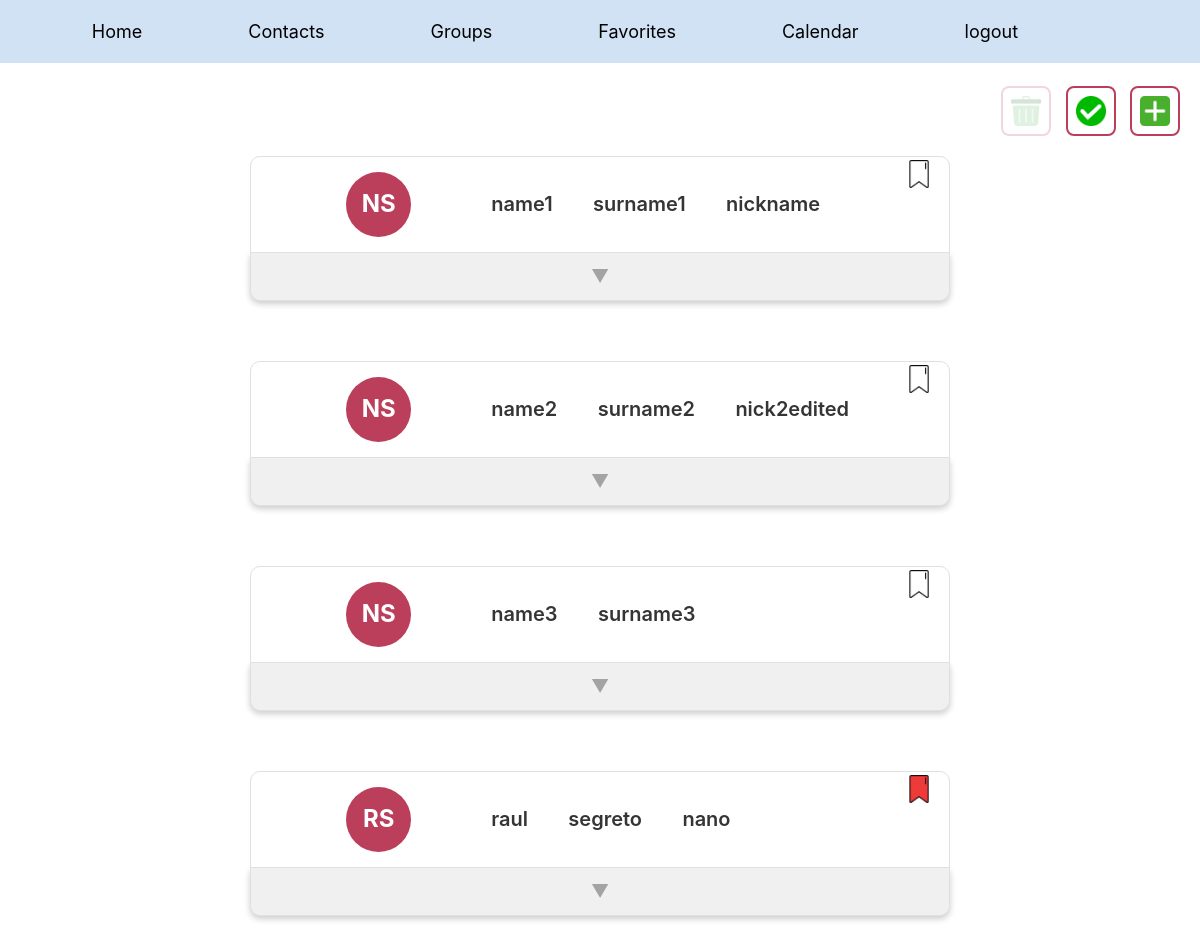
Page /contacts (signed in) on the earlier database version.
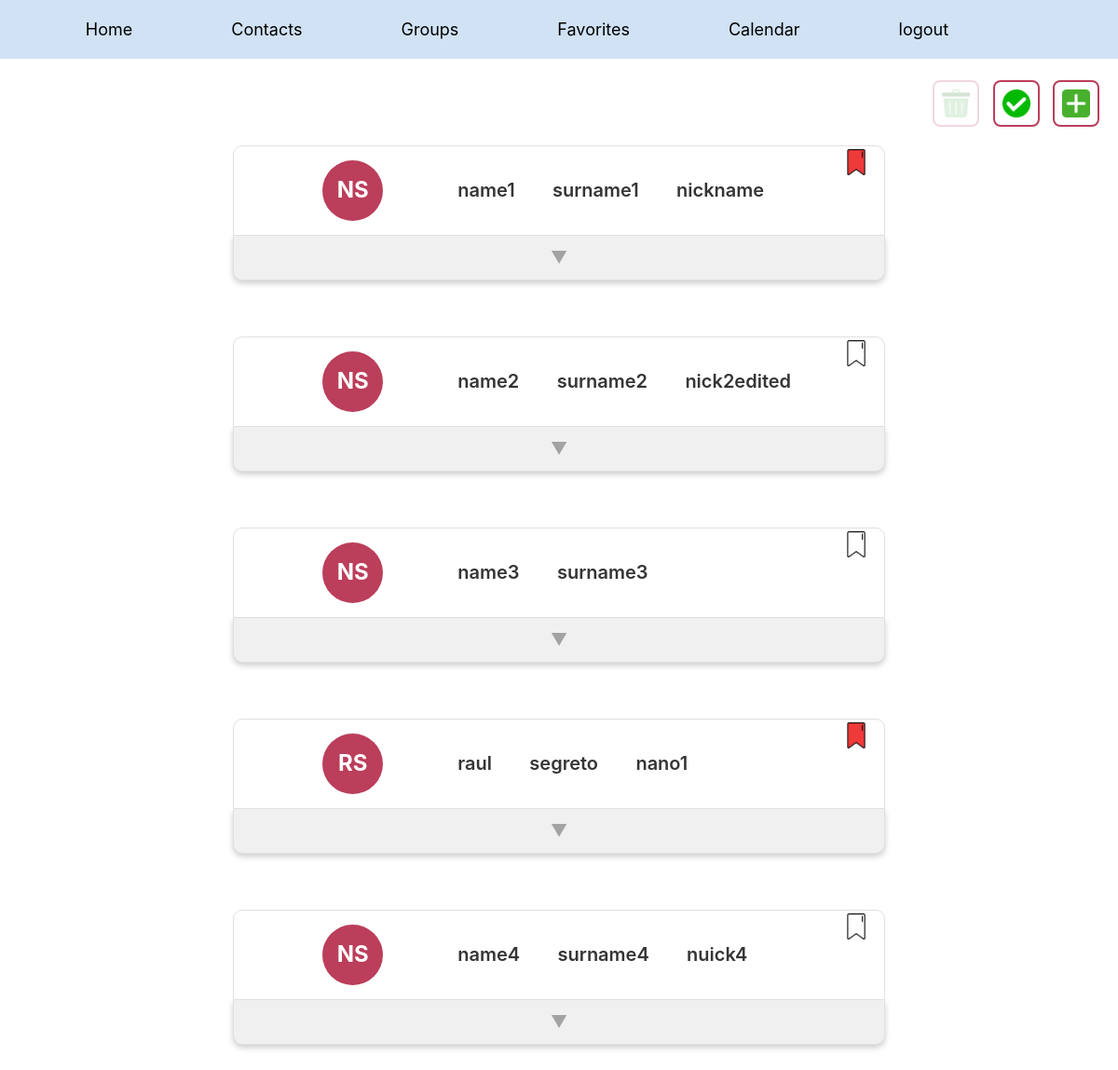
Same page on the later database version.
### contacts/models.py (models this page shows, shortened)
class Contact(models.Model):
    owner = models.ForeignKey(User, on_delete=models.CASCADE)
    name = models.CharField(max_length=10)
    birthday = models.DateField(null=True, blank=True)
    surname = models.CharField(max_length=10)
    nickname = models.CharField(max_length=20, blank=True, null=True)
    email = models.EmailField(blank=True, null=True)
    company = models.CharField(max_length=20, blank=True, null=True)
    job_position = models.CharField(max_length=20, blank=True, null=True)
    phone_number_1 = models.CharField(max_length=15)
    phone_number_2 = models.CharField(max_length=15, blank=True, null=True)
    isFavorite = models.BooleanField(default=False)

### contacts/views.py (the view)
# urls.py: path("contacts", views.contacts, name="contacts"),
@login_required
def contacts(request):
    user = request.user
    user_contacts = Contact.objects.filter(owner=user)
    return render(request, 'contacts/contact_list.html', {
        'contacts': user_contacts
    })

### contacts/templates/contacts/contact_list.html (shortened to what this page needs)
{% extends "standard/layout.html" %}
{% load static %}
{% block head %}
<link href="{% static 'contact_style/contacts/contactlist.css' %}" rel="stylesheet">
<link href="{% static 'contact_style/components/favoritebutton.css' %}" rel="stylesheet">
<link href="{% static 'contact_style/components/list_card.css' %}" rel="stylesheet">
<link href="{% static 'contact_style/components/modal.css' %}" rel="stylesheet">
<link href="{% static 'contact_style/components/header_buttons.css' %}" rel="stylesheet">
<link href="{% static 'contact_style/components/profile_pictures.css' %}" rel="stylesheet">
{% endblock %}
{% block body %}
<div class="header-section">
    <div class="profile-icons">
        <button id="deleteButtonContact" disabled onclick="deleteSelectedContacts()">
            <img src="{% static 'img/delete.png' %} " class="icon" alt="Delete">
        </button>
        <button id="selectButtonContact" onclick="toggleCheckboxes()">
            <img src="{% static 'img/select.png' %}" class="icon" alt="Select">
        </button>
        <button id="addButtonContact" onclick="window.location.href='{% url 'add_contact' %}'">
            <img src="{% static 'img/add.png' %}" class="icon" alt="Add">
        </button>
    </div>
</div>
{% for contact in contacts %}
<div class="profile-wrapper">
    <div class="profile-container" onclick="openContactDetails({{ contact.id }})">
        <button id="FavoriteButtonContact" onclick="toggleFavoriteContact(this, {{ contact.id }})">
            {% if contact.isFavorite %}
            <img src="{% static 'img/redFavorite.png' %}" data-white-src="{% static 'img/whiteFavorite.png' %}" data-red-src="{% static 'img/redFavorite.png' %}" class="Favorite" alt="Favorite Icon">
            {% else %}
            <img src="{% static 'img/whiteFavorite.png' %}" data-white-src="{% static 'img/whiteFavorite.png' %}" data-red-src="{% static 'img/redFavorite.png' %}" class="Favorite" alt="Favorite Icon">
            {% endif %}
        </button>
        <div class="profile-picture-contact-list">
            {{ contact.name.0|upper }}{{ contact.surname.0|upper }}
        </div>
        <div class="name-row">
            <span id="firstName">{{ contact.name }}</span>
            <span id="lastName">{{ contact.surname }}</span>
            <span id="nickname">{{ contact.nickname }}</span>
        </div>
    </div>
    <div class="profile-footer" onclick="toggleContactDetails(this)">
        <span class="arrow">&#9660;</span>
    </div>
</div>
{% endfor %}
{% endblock %}

Differences in the rows shown:
changed Contact "name1": isFavorite: picture added; isFavorite: picture removed
changed Contact "raul": nickname "nano" → "nano1"
added Contact: isFavorite False (drawn), name.0 "N", surname.0 "S", name "name4", surname "surname4", nickname "nuick4"
